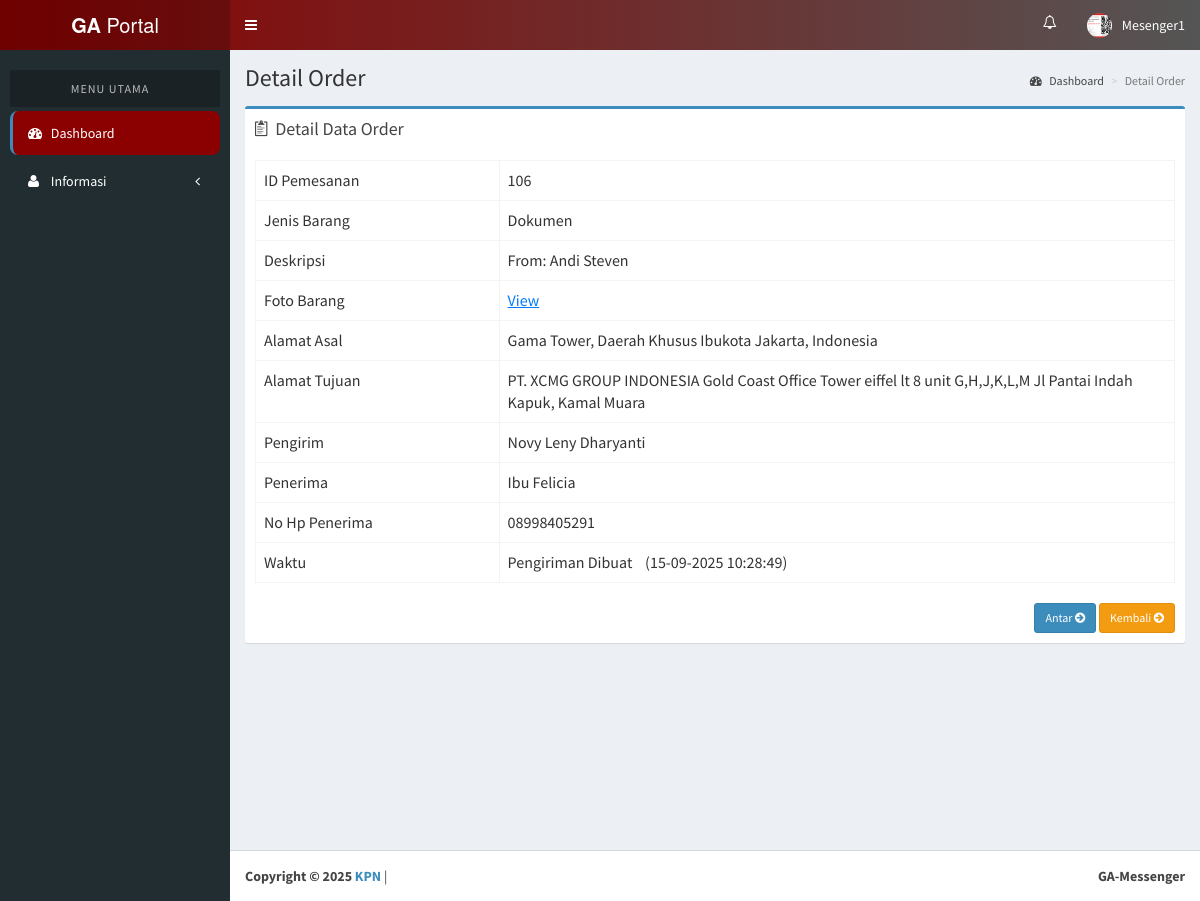
The page /kurir/detail-order.php?no_transaksi=106 (signed in) on the database its author committed.
### tables this page shows
CREATE TABLE `tb_kurir` (
  `id_kurir` int(11) NOT NULL,
  `nama_kurir` varchar(70) NOT NULL,
  `username_kurir` varchar(50) NOT NULL,
  `password` varchar(50) NOT NULL,
  `tanggal_lahir_kurir` date NOT NULL,
  `alamat` text NOT NULL,
  `no_hp_kurir` varchar(12) NOT NULL,
  `email_kurir` varchar(100) NOT NULL,
  `no_plat` varchar(9) NOT NULL,
  `gambar` varchar(255) NOT NULL,
  `created_at` timestamp NULL DEFAULT current_timestamp(),
  `updated_at` timestamp NULL DEFAULT current_timestamp() ON UPDATE current_timestamp()
);

CREATE TABLE `tb_transaksi` (
  `no_transaksi` int(5) NOT NULL,
  `alamat_asal` text NOT NULL,
  `alamat_tujuan` text NOT NULL,
  `penerima` varchar(70) NOT NULL,
  `pengirim` varchar(70) NOT NULL,
  `gambar_awal` varchar(255) NOT NULL DEFAULT '',
  `gambar_akhir` varchar(255) NOT NULL DEFAULT '',
  `kurir` int(11) NOT NULL DEFAULT 0,
  `nama_barang` varchar(255) DEFAULT NULL,
  `deskripsi` text DEFAULT NULL,
  `no_hp_penerima` varchar(12) NOT NULL,
  `foto_barang` varchar(255) DEFAULT NULL,
  `waktu` text NOT NULL,
  `status` varchar(25) NOT NULL,
  `email_sent` tinyint(1) DEFAULT 0,
  `penilaian` int(11) NOT NULL DEFAULT 0,
  `komentar` text NOT NULL DEFAULT '',
  `created_at` timestamp NULL DEFAULT current_timestamp(),
  `updated_at` timestamp NULL DEFAULT current_timestamp() ON UPDATE current_timestamp()
);

CREATE TABLE `tb_pelanggan` (
  `id_pelanggan` int(11) NOT NULL,
  `nama_pelanggan` varchar(70) NOT NULL,
  `username_pelanggan` varchar(50) NOT NULL,
  `password` varchar(50) NOT NULL,
  `tanggal_lahir` date NOT NULL,
  `alamat_pelanggan` text NOT NULL,
  `no_hp_pelanggan` varchar(12) NOT NULL,
  `email_pelanggan` varchar(100) NOT NULL,
  `gambar` varchar(255) NOT NULL,
  `created_at` timestamp NULL DEFAULT current_timestamp(),
  `updated_at` timestamp NULL DEFAULT current_timestamp() ON UPDATE current_timestamp()
);

### kurir/detail-order.php (the view, shortened to what this page needs)
<html>
<head>
  <link rel="stylesheet" href="../assets/bootstrap/css/bootstrap.min.css">
  <link rel="stylesheet" href="../assets/css/font-awesome.min.css">
  <link rel="stylesheet" href="../assets/css/ionicons.min.css">
  <link rel="stylesheet" href="../assets/dist/css/AdminLTE.min.css">
  <link rel="stylesheet" href="../assets/dist/css/skins/_all-skins.min.css">
  <link rel="stylesheet" href="../assets/plugins/iCheck/flat/blue.css">
  <link rel="stylesheet" href="../assets/plugins/morris/morris.css">
  <link rel="stylesheet" href="../assets/plugins/jvectormap/jquery-jvectormap-1.2.2.css">
  <link rel="stylesheet" href="../assets/plugins/datepicker/datepicker3.css">
  <link rel="stylesheet" href="../assets/plugins/daterangepicker/daterangepicker-bs3.css">
  <link rel="stylesheet" href="../assets/plugins/bootstrap-wysihtml5/bootstrap3-wysihtml5.min.css">
</head>
<body class="hold-transition skin-blue sidebar-mini">
  <div class="wrapper">
    <?php include "header.php"; ?>
    <?php include "menu.php"; ?>
    <div class="content-wrapper">
      <section class="content-header">
        <h1>Detail Order</h1>
        <ol class="breadcrumb">
          <li><a href="index.php"><i class="fa fa-dashboard"></i> Dashboard</a></li>
          <li class="active">Detail Order</li>
        </ol>
      </section>
      <section class="content">
        <div class="row">
          <section class="col-lg-12 connectedSortable">
            <div class="box box-primary">
              <div class="box-header">
                <i class="ion ion-clipboard"></i>
                <h3 class="box-title">Detail Data Order</h3>
              </div>
              <div class="box-body">
                <div class="form-panel">
                  <table id="example" class="table table-hover table-bordered">
                    <?php
                      include '../koneksi/koneksi.php';
                      $no_transaksi= $_GET['no_transaksi'];
                      $sql = "SELECT * FROM tb_transaksi
                              INNER JOIN tb_pelanggan
                              ON tb_transaksi.pengirim = tb_pelanggan.id_pelanggan
                              WHERE no_transaksi='".$no_transaksi."'";
                      $query = mysqli_query($db, $sql);
                      $data  = mysqli_fetch_array($query);
                    ?>
                    <tr>
                      <td>ID Pemesanan</td>
                      <td><?php echo $data['no_transaksi'];?></td>
                    </tr>
                    <tr>
                      <td>Jenis Barang</td>
                      <td><?php echo $data['nama_barang'];?></td>
                    </tr>
                    <tr>
                      <td>Deskripsi</td>
                      <td><?php echo $data['deskripsi'];?></td>
                    </tr>
                    <tr>
                      <td>Foto Barang</td>
                      <td>
                        <?php if(!empty($data['foto_barang'])) { ?>
                          <span class="view-link" data-img="../pelanggan/images/Kirim/<?php echo $data['foto_barang']; ?>">View</span>
                        <?php } else { ?>
                          <span class="text-muted">Tidak ada foto</span>
                        <?php } ?>
                      </td>
                    </tr>
                    <tr>
                      <td width="250">Alamat Asal</td>
                      <td width="700" colspan="1"><?php echo $data['alamat_asal'];?></td>
                    </tr>
                    <tr>
                      <td>Alamat Tujuan</td>
                      <td><?php echo $data['alamat_tujuan'];?></td>
                    </tr>
                    <tr>
                      <td>Pengirim</td>
                      <td><?php echo $data['nama_pelanggan'];?></td>
                    </tr>
                    <tr>
                      <td>Penerima</td>
                      <td><?php echo $data['penerima'];?></td>
                    </tr>
                    <tr>
                      <td>No Hp Penerima</td>
                      <td><?php echo $data['no_hp_penerima'];?></td>
                    </tr>
                    <tr>
                      <td>Waktu</td>
                      <td><?php echo $data['waktu'];?></td>
                    </tr>
                  </table>
                  <div class="text-right">
                    <a href="ambilorder.php?no_transaksi=<?php echo $no_transaksi;?>" class="btn btn-sm btn-primary">Antar <i class="fa fa-arrow-circle-right"></i></a>
                    <a href="dataorder.php" class="btn btn-sm btn-warning">Kembali <i class="fa fa-arrow-circle-right"></i></a>
                  </div>
                </div>
              </div>
            </div>
          </section>
        </div>
      </section>
    </div>
    <?php include "footer.php"; ?>
  </div>
</body>
</html>

### kurir/header.php (shortened to what this page needs)
<?php
include '../koneksi/koneksi.php';
$sql = "SELECT * FROM tb_kurir WHERE id_kurir='".$_SESSION['id']."'";
$query = mysqli_query($db, $sql);
$data = mysqli_fetch_array($query);
?>
<header class="main-header" style="background: linear-gradient(90deg, #8B0000, #555555);">
  <a href="index.php" class="logo" style="background: rgba(0,0,0,0.2);">
    <span class="logo-lg"><b>GA</b> Portal</span>
  </a>
  <nav class="navbar navbar-static-top" style="background: transparent; box-shadow: none;">
    <a href="#" class="sidebar-toggle" data-toggle="offcanvas" role="button">
    </a>
    <div class="navbar-custom-menu">
      <ul class="nav navbar-nav">
        <li class="dropdown notifications-menu">
          <a href="#" class="dropdown-toggle" data-toggle="dropdown">
            <i class="fa fa-bell-o"></i>
          </a>
        </li>
        <li class="dropdown user user-menu">
          <a href="#" class="dropdown-toggle" data-toggle="dropdown">
            <img src="images/<?php echo $data['gambar']; ?>" class="user-image img-circle" alt="User Image">
            <span class="hidden-xs"><?php echo $_SESSION['nama'];?></span>
          </a>
        </li>
      </ul>
    </div>
  </nav>
</header>

### kurir/detail-order.php (style rules this page uses)
.view-link { color: #007bff; text-decoration: underline; cursor: pointer; }

### rows shown on the page
tb_kurir: gambar (picture)
tb_transaksi: no_transaksi "106", nama_barang "Dokumen", deskripsi "From: Andi Steven", alamat_asal "Gama Tower, Daerah Khusus Ibukota Jakarta, Indonesia", alamat_tujuan "PT. XCMG GROUP INDONESIA Gold Coast Office Tower eiffel lt 8 unit G,H,J,K,L,M Jl Pantai Indah Kapuk, Kamal Muara", tb_pelanggan.nama_pelanggan "Novy Leny Dharyanti", penerima "Ibu Felicia", no_hp_penerima "08998405291", waktu "Pengiriman Dibuat (15-09-2025 10:28:49)"

### other values the page prints
$_SESSION['nama'] "Mesenger1"
